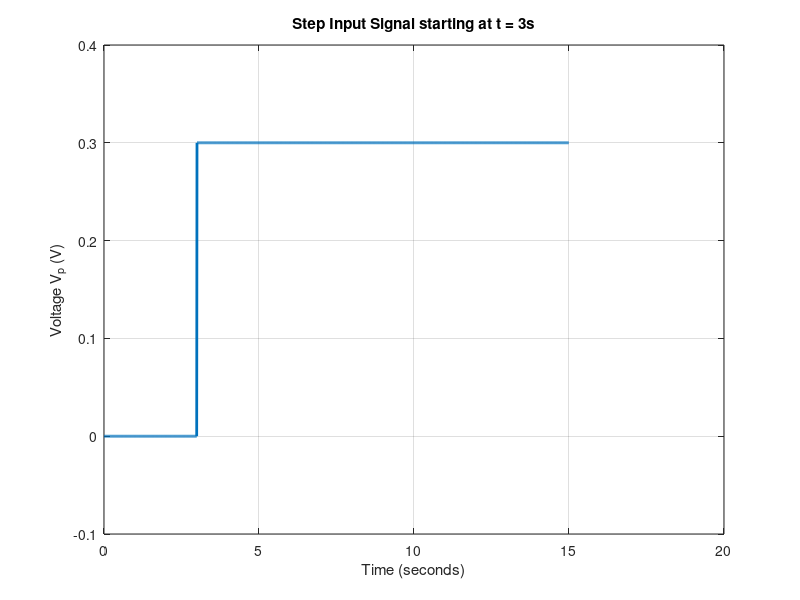

MATLAB code for this plot:
% Time vector
Fs = 100;                          % Sampling frequency (Hz)
N = 1;                             % number of running times
T_period = 15;
T_tot = N*T_period;                % Duration (seconds)
t = (0:1/Fs:T_tot - 1/Fs);

% Step parameters
t_step = 3;                        % Step start time (seconds)
A_p = 0.3;                         % Amplitude of the step
V_p_hover = 0;                     % Hover voltage offset

% Generate Step Signal: 
% (t >= t_step) creates a logical array of 0s before 3s, and 1s after 3s
u1_step = double(t >= t_step); 

% Calculate the final input voltage
V_p = V_p_hover + (A_p * u1_step);

% --- Plotting to verify the signal ---
figure;
plot(t, V_p, 'LineWidth', 2);
grid on;
xlabel('Time (seconds)');
ylabel('Voltage V_p (V)');
title('Step Input Signal starting at t = 3s');
ylim([V_p_hover - 0.1, V_p_hover + A_p + 0.1]); % Zoom window nicely

sim_input = [t', V_p'];
